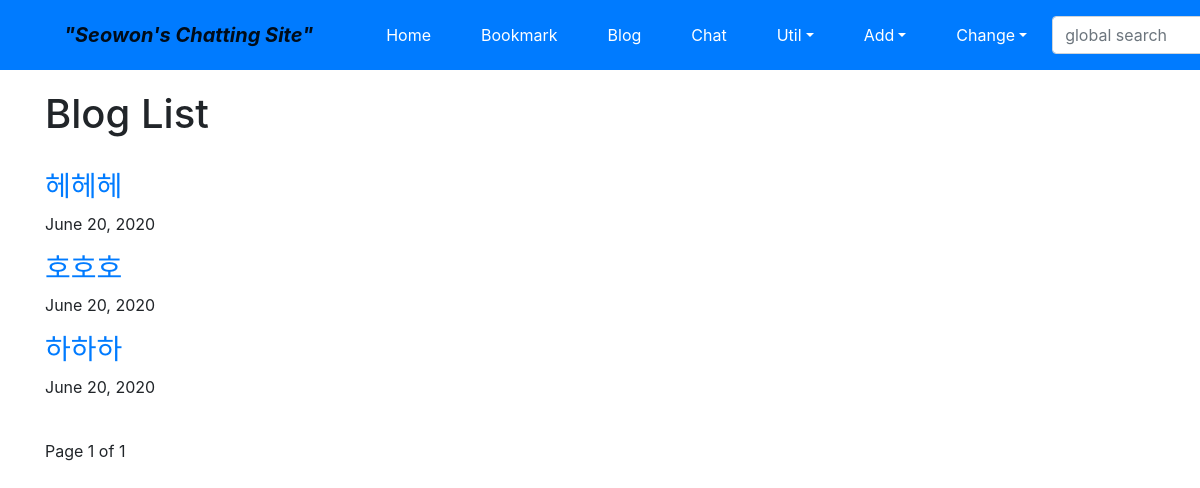
The page /blog/ on the database as committed earlier.
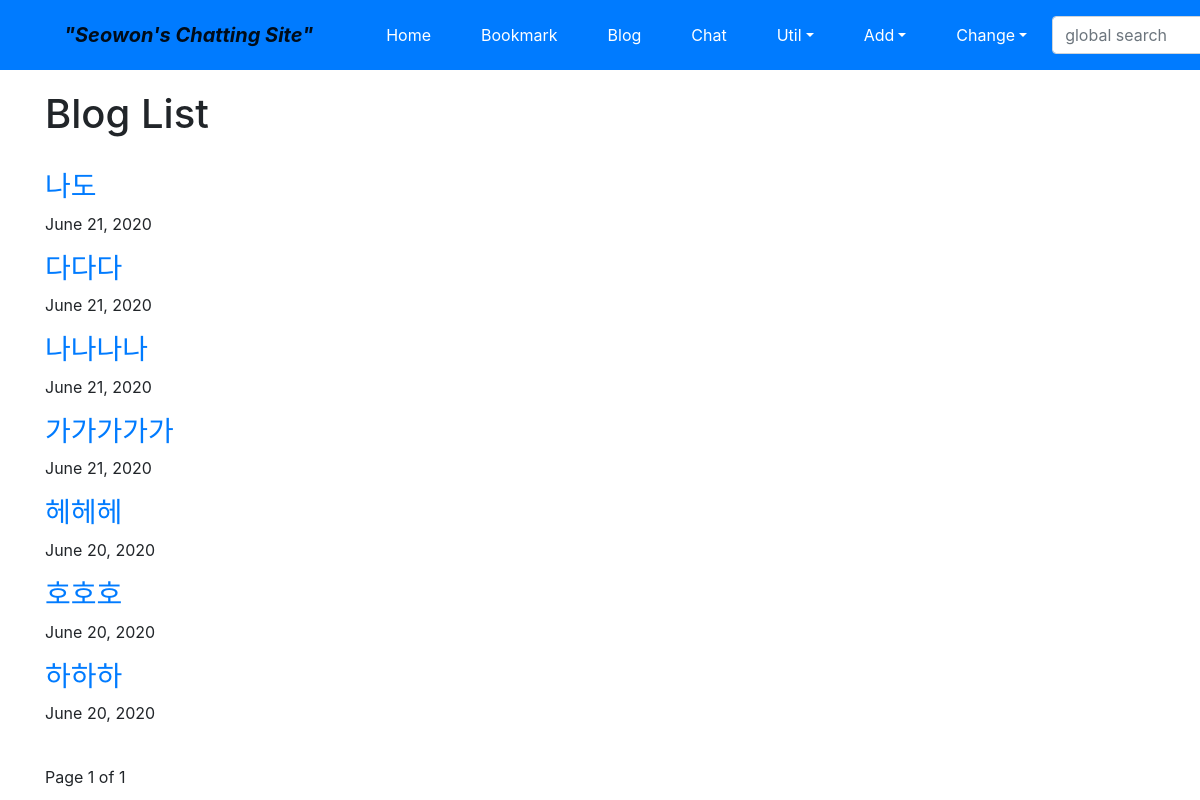
The same page on the database as committed later.
### blog/models.py (models this page shows, shortened)
class Post(models.Model):
	title = models.CharField(verbose_name='TITLE', max_length=50)
	slug = models.SlugField('SLUG', unique=True, allow_unicode=True, help_text='one word for title alias.')
	description = models.CharField('DESCRIPTION', max_length=100, blank=True, help_text='simple description text.')
	content = models.TextField('CONTENT')
	create_dt = models.DateTimeField('CREATE DATE', auto_now_add=True)
	modify_dt = models.DateTimeField('MODIFY DATE', auto_now = True)
	owner = models.ForeignKey(User, on_delete=models.CASCADE, verbose_name='OWNER', blank=True, null=True)
	class Meta:
		verbose_name = 'post'
		verbose_name_plural = 'posts'
		db_table = 'blog_posts'
		ordering = ('-modify_dt',)
	def get_absolute_url(self):
		return reverse('blog:post_detail', args=(self.slug,))

### blog/views.py (the view)
# urls.py: path('', views.PostLV.as_view(), name = 'index'),
class PostLV(ListView) :
	model = Post
	template_name = 'blog/post_all.html'
	context_object_name = 'posts'
	paginate_by = 10

### blog/templates/blog/post_all.html (shortened to what this page needs)
{% extends "base.html" %}
{% block content %}
<h1>Blog List</h1>
<br>
{% for post in posts %}
	<h3><a href='{{post.get_absolute_url}}'>{{post.title}}</a></h3>
	{{ post.modify_dt|date:"N d, Y" }}
{% endfor %}
<br>
<div>
	<span>
		Page {{page_obj.number }} of {{page_obj.paginator.num_pages}}
	</span>
</div>
{% endblock %}

### templates/base.html (shortened to what this page needs)
<!DOCTYPE html>
<html lang="ko">
<head>
	<link rel="stylesheet" href="https://stackpath.bootstrapcdn.com/bootstrap/4.5.0/css/bootstrap.min.css">
</head>
<body style="padding-top:90px;">
<nav class="navbar navbar-expand-lg navbar-light bg-primary fixed-top">
  <span class="navbar-brand mx-5 mb-0 font-weight-bold font-italic">"Seowon's Chatting Site"</span>
  <div class="collapse navbar-collapse" id="navbarSupportedContent">
    <ul class="navbar-nav mr-auto">
      <li class="nav-item mx-1 btn btn-primary">
        <a class="nav-link text-white" href="{% url 'home' %}">Home</a></li>
      <li class="nav-item mx-1 btn btn-primary">
        <a class="nav-link text-white" href="{% url 'bookmark:index' %}">Bookmark</a></li>
      <li class="nav-item mx-1 btn btn-primary">
        <a class="nav-link text-white" href="{% url 'blog:index' %}">Blog</a></li>
      <li class="nav-item mx-1 btn btn-primary">
        <a class="nav-link text-white" href="{% url 'chat:index' %}">Chat</a></li>
      <li class="nav-item dropdown mx-1 btn btn-primary">
        <a class="nav-link dropdown-toggle text-white" href="#" id="navbarDropdown" role="button" data-toggle="dropdown">Util</a>
      </li>
       <li class="nav-item dropdown mx-1 btn btn-primary">
        <a class="nav-link dropdown-toggle text-white" href="#" role="button" data-toggle="dropdown">Add</a>
      </li>
       <li class="nav-item dropdown mx-1 btn btn-primary">
        <a class="nav-link dropdown-toggle text-white" href="#" role="button" data-toggle="dropdown">Change</a></a>
      </li>
    </ul>
    <form class="form-inline my-2 " action="" method="post">{% csrf_token %}
      <input class="form-control mr-sm-2" type="search" placeholder="global search" name="search_word">
    </form>
  </div>
</nav>
<div class="container">
	{% block content %}{% endblock %}
</div>
</body>
</html>

Rows that differ between the two databases and show on the page:
added Post: title "나도", modify_dt "June 21, 2020"
added Post: title "다다다", modify_dt "June 21, 2020"
added Post: title "나나나나", modify_dt "June 21, 2020"
added Post: title "가가가가가", modify_dt "June 21, 2020"
